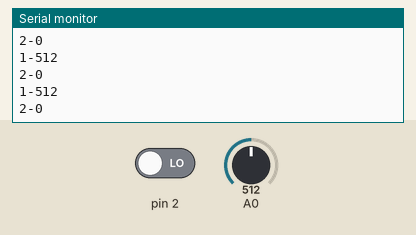
Bench run of a sketch on a simulated Arduino Uno, built with avr-gcc and run on an emulated ATmega328P. Shown: the last lines printed to the serial monitor. The inputs (shaded band) are chosen by the test bench; at power-on: A0 = 512, pin 2 LOW.

Above: at 1.2 s.
1.3 s: A0 set to 716
At 1.71 s:
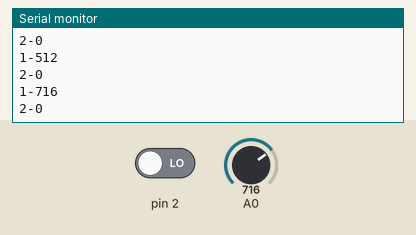
2.8 s: pin 2 driven HIGH
At 3.21 s:
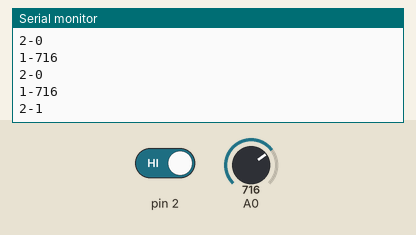
4.3 s: A0 set to 900
At 4.42 s:
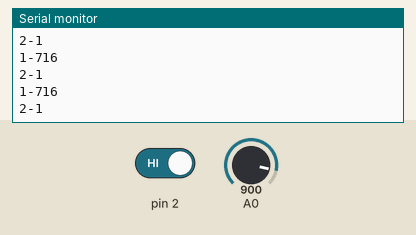
Timing chart, 0 to 7.3 s (numbered marks = the images above; inputs shaded):
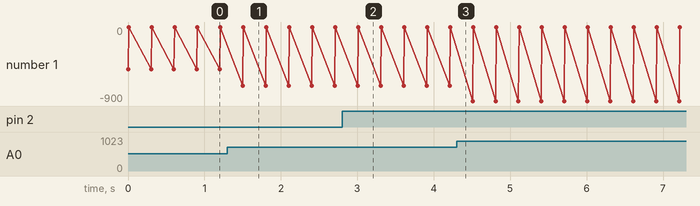

The sketch:

arduino-flame-sensor.ino
```cpp
void setup()
{
  pinMode(2, INPUT);
  Serial.begin(9600);
}

void loop()
{
  int value1 = analogRead(0);
  bool din = digitalRead(2);

  Serial.println("1-"+String(value1));
  Serial.println("2-"+String(din));
  delay(300);
}
```

Measured:
- after the input at 1.3 s, the serial monitor: prints a new line after 0.20 s (image 1)
- after the input at 2.8 s, the serial monitor: prints a new line after 0.21 s (image 2)
- plotted number 1: 0 → -1 after the input at 2.8 s
